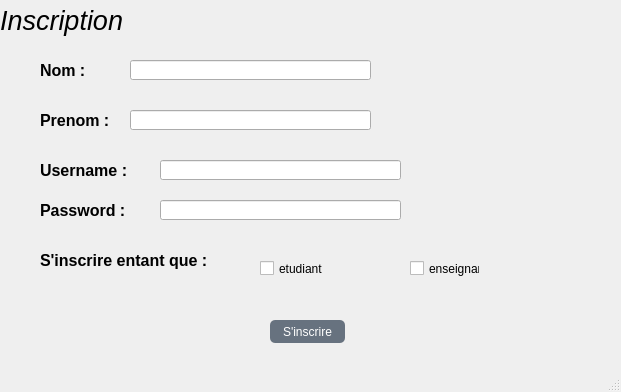
<?xml version="1.0" encoding="UTF-8"?>
<ui version="4.0">
 <class>MainWindow</class>
 <widget class="QMainWindow" name="MainWindow">
  <property name="geometry">
   <rect>
    <x>0</x>
    <y>0</y>
    <width>621</width>
    <height>392</height>
   </rect>
  </property>
  <property name="windowTitle">
   <string>MainWindow</string>
  </property>
  <property name="styleSheet">
   <string notr="true">background-color:&quot;white&quot;</string>
  </property>
  <widget class="QWidget" name="centralwidget">
   <widget class="QLabel" name="label_inscription">
    <property name="geometry">
     <rect>
      <x>0</x>
      <y>0</y>
      <width>131</width>
      <height>41</height>
     </rect>
    </property>
    <property name="font">
     <font>
      <pointsize>20</pointsize>
      <italic>true</italic>
     </font>
    </property>
    <property name="styleSheet">
     <string notr="true"/>
    </property>
    <property name="text">
     <string>Inscription</string>
    </property>
    <property name="textFormat">
     <enum>Qt::AutoText</enum>
    </property>
   </widget>
   <widget class="QPushButton" name="InscrireBtn">
    <property name="geometry">
     <rect>
      <x>270</x>
      <y>320</y>
      <width>75</width>
      <height>23</height>
     </rect>
    </property>
    <property name="styleSheet">
     <string notr="true">background-color:rgba(85,98,112,225);
color:rgba(255,255,255,255);
border-radius:5px;
</string>
    </property>
    <property name="text">
     <string>S'inscrire</string>
    </property>
   </widget>
   <widget class="QLabel" name="label_nom">
    <property name="enabled">
     <bool>true</bool>
    </property>
    <property name="geometry">
     <rect>
      <x>40</x>
      <y>60</y>
      <width>71</width>
      <height>21</height>
     </rect>
    </property>
    <property name="font">
     <font>
      <pointsize>12</pointsize>
      <weight>75</weight>
      <bold>true</bold>
      <stylestrategy>PreferDefault</stylestrategy>
      <kerning>false</kerning>
     </font>
    </property>
    <property name="focusPolicy">
     <enum>Qt::NoFocus</enum>
    </property>
    <property name="statusTip">
     <string/>
    </property>
    <property name="autoFillBackground">
     <bool>false</bool>
    </property>
    <property name="styleSheet">
     <string notr="true"/>
    </property>
    <property name="frameShape">
     <enum>QFrame::NoFrame</enum>
    </property>
    <property name="frameShadow">
     <enum>QFrame::Plain</enum>
    </property>
    <property name="lineWidth">
     <number>1</number>
    </property>
    <property name="text">
     <string>Nom :</string>
    </property>
    <property name="textFormat">
     <enum>Qt::AutoText</enum>
    </property>
    <property name="scaledContents">
     <bool>false</bool>
    </property>
   </widget>
   <widget class="QLabel" name="label_prenom">
    <property name="geometry">
     <rect>
      <x>40</x>
      <y>110</y>
      <width>81</width>
      <height>21</height>
     </rect>
    </property>
    <property name="font">
     <font>
      <pointsize>12</pointsize>
      <weight>75</weight>
      <bold>true</bold>
     </font>
    </property>
    <property name="styleSheet">
     <string notr="true"/>
    </property>
    <property name="text">
     <string>Prenom :</string>
    </property>
   </widget>
   <widget class="QLabel" name="label_username">
    <property name="geometry">
     <rect>
      <x>40</x>
      <y>160</y>
      <width>111</width>
      <height>21</height>
     </rect>
    </property>
    <property name="font">
     <font>
      <pointsize>12</pointsize>
      <weight>75</weight>
      <bold>true</bold>
     </font>
    </property>
    <property name="styleSheet">
     <string notr="true"/>
    </property>
    <property name="text">
     <string>Username :</string>
    </property>
   </widget>
   <widget class="QLabel" name="label_type">
    <property name="geometry">
     <rect>
      <x>40</x>
      <y>250</y>
      <width>191</width>
      <height>21</height>
     </rect>
    </property>
    <property name="font">
     <font>
      <pointsize>12</pointsize>
      <weight>75</weight>
      <bold>true</bold>
     </font>
    </property>
    <property name="text">
     <string>S'inscrire entant que :</string>
    </property>
   </widget>
   <widget class="QLineEdit" name="nom_line">
    <property name="geometry">
     <rect>
      <x>130</x>
      <y>60</y>
      <width>241</width>
      <height>20</height>
     </rect>
    </property>
   </widget>
   <widget class="QLineEdit" name="prenom_line">
    <property name="geometry">
     <rect>
      <x>130</x>
      <y>110</y>
      <width>241</width>
      <height>20</height>
     </rect>
    </property>
   </widget>
   <widget class="QLineEdit" name="usernam_line">
    <property name="geometry">
     <rect>
      <x>160</x>
      <y>160</y>
      <width>241</width>
      <height>20</height>
     </rect>
    </property>
   </widget>
   <widget class="QLabel" name="label_password">
    <property name="geometry">
     <rect>
      <x>40</x>
      <y>200</y>
      <width>91</width>
      <height>21</height>
     </rect>
    </property>
    <property name="font">
     <font>
      <pointsize>12</pointsize>
      <weight>75</weight>
      <bold>true</bold>
     </font>
    </property>
    <property name="styleSheet">
     <string notr="true"/>
    </property>
    <property name="text">
     <string>Password :</string>
    </property>
   </widget>
   <widget class="QLineEdit" name="password_line">
    <property name="geometry">
     <rect>
      <x>160</x>
      <y>200</y>
      <width>241</width>
      <height>20</height>
     </rect>
    </property>
   </widget>
   <widget class="QCheckBox" name="checkBox_etd">
    <property name="geometry">
     <rect>
      <x>260</x>
      <y>260</y>
      <width>70</width>
      <height>17</height>
     </rect>
    </property>
    <property name="text">
     <string>etudiant</string>
    </property>
   </widget>
   <widget class="QCheckBox" name="checkBox_ens">
    <property name="geometry">
     <rect>
      <x>410</x>
      <y>260</y>
      <width>70</width>
      <height>17</height>
     </rect>
    </property>
    <property name="text">
     <string>enseignant</string>
    </property>
   </widget>
  </widget>
  <widget class="QStatusBar" name="statusbar"/>
 </widget>
 <resources/>
 <connections/>
</ui>
